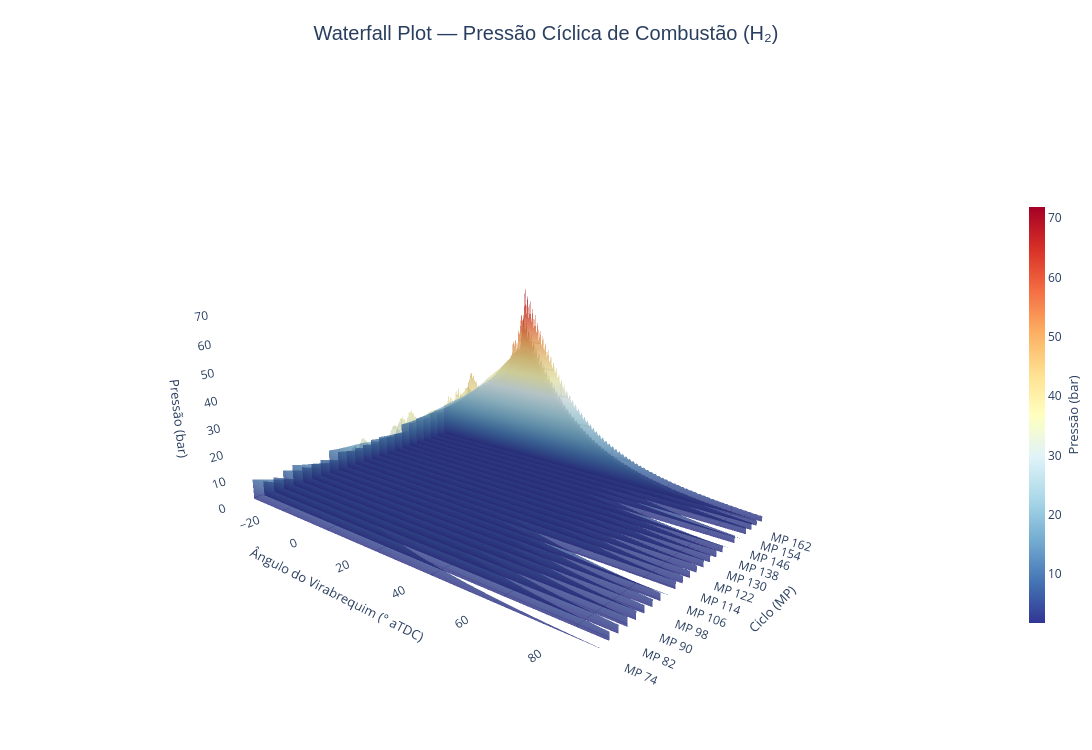

The cell this chart's notebook holds for it:
### Code cell
# ── 4. Construir o Waterfall 3D interativo ────────────────────────────────────
#
# Cada ciclo é um ribbon (superfície 2×N):
#   linha 0 → curva de pressão  (z = p(theta), y = i)
#   linha 1 → linha de base     (z = z_baseline, y = i)
# Cor mapeada pela pressão: azul=baixa, vermelho=alta (knock).

fig = go.Figure()

for i, (col, label) in enumerate(zip(sel_cols, sel_labels)):
    pressure = df[col].values.astype(float)

    # Geometria do ribbon (shape 2×N)
    x_surf = np.tile(crank_angle, (2, 1))                      # ângulo do virabrequim
    y_surf = np.full((2, n_pts), float(i))                     # profundidade = índice do ciclo
    z_surf = np.vstack([pressure, np.full(n_pts, z_baseline)]) # pressão (topo) + baseline
    c_surf = z_surf.copy()                                     # cor = valor de pressão

    is_last = (i == n_cycles - 1)

    fig.add_trace(
        go.Surface(
            x=x_surf,
            y=y_surf,
            z=z_surf,
            surfacecolor=c_surf,
            colorscale="RdYlBu_r",   # vermelho=alta, azul=baixa pressão
            cmin=z_min_global,
            cmax=z_max_global,
            showscale=is_last,       # barra de cor apenas no último ribbon
            colorbar=dict(
                title=dict(text="Pressão (bar)", side="right", font=dict(size=13)),
                thickness=16,
                len=0.65,
                x=1.02,
            ) if is_last else {},
            opacity=0.88,
            name=label,
            showlegend=False,
            hovertemplate=(
                f"<b>{label}</b><br>"
                "Ângulo: %{x:.1f}°<br>"
                "Pressão: %{z:.2f} bar"
                "<extra></extra>"
            ),
        )
    )

# Ticks do eixo Y: mostrar a cada 2 ciclos para não sobrecarregar
tick_step  = max(1, n_cycles // 10)
tick_vals  = list(range(0, n_cycles, tick_step))
tick_texts = [sel_labels[v] for v in tick_vals]

fig.update_layout(
    title=dict(
        text="Waterfall Plot — Pressão Cíclica de Combustão (H₂)",
        font=dict(size=20, family="Arial"),
        x=0.5,
        xanchor="center",
    ),
    scene=dict(
        xaxis=dict(
            title="Ângulo do Virabrequim (° aTDC)",
            title_font=dict(size=13),
            gridcolor="rgba(180,180,180,0.5)",
            showbackground=True,
            backgroundcolor="rgba(230,230,230,0.25)",
        ),
        yaxis=dict(
            title="Ciclo (MP)",
            title_font=dict(size=13),
            tickvals=tick_vals,
            ticktext=tick_texts,
            gridcolor="rgba(180,180,180,0.5)",
            showbackground=True,
            backgroundcolor="rgba(230,230,230,0.25)",
        ),
        zaxis=dict(
            title="Pressão (bar)",
            title_font=dict(size=13),
            gridcolor="rgba(180,180,180,0.5)",
            showbackground=True,
            backgroundcolor="rgba(230,230,230,0.25)",
        ),
        camera=dict(
            eye=dict(x=1.6, y=-1.9, z=0.75),
            up=dict(x=0, y=0, z=1),
        ),
        aspectratio=dict(x=1.5, y=1.0, z=0.7),
    ),
    margin=dict(l=0, r=90, t=80, b=0),
    width=1200,
    height=750,
    paper_bgcolor="white",
)

fig.show()
print(f"Gráfico renderizado com {n_cycles} ciclos.")

### Figure 1 — Plotly figure (JSON) as saved in the notebook; plotly's stock layout.template omitted (floating-point values rounded to 4 significant figures; data arrays with more than 128 entries replaced by an {"elided": "..."} marker saying what was removed)
{"data": [{"cmax": 71.88, "cmin": 1.75, "colorscale": [[0, "rgb(49,54,149)"], [0.1, "rgb(69,117,180)"], [0.2, "rgb(116,173,209)"], [0.3, "rgb(171,217,233)"], [0.4, "rgb(224,243,248)"], [0.5, "rgb(255,255,191)"], [0.6, "rgb(254,224,144)"], [0.7, "rgb(253,174,97)"], [0.8, "rgb(244,109,67)"], [0.9, "rgb(215,48,39)"], [1, "rgb(165,0,38)"]], "hovertemplate": "<b>MP 74</b><br>Ângulo: %{x:.1f}°<br>Pressão: %{z:.2f} bar<extra></extra>", "name": "MP 74", "opacity": 0.88, "showlegend": false, "showscale": false, "surfacecolor": {"elided": "2x1201 float values"}, "type": "surface", "x": {"elided": "2x1201 float values"}, "y": {"elided": "2x1201 float values"}, "z": {"elided": "2x1201 float values"}}, {"cmax": 71.88, "cmin": 1.75, "colorscale": [[0, "rgb(49,54,149)"], [0.1, "rgb(69,117,180)"], [0.2, "rgb(116,173,209)"], [0.3, "rgb(171,217,233)"], [0.4, "rgb(224,243,248)"], [0.5, "rgb(255,255,191)"], [0.6, "rgb(254,224,144)"], [0.7, "rgb(253,174,97)"], [0.8, "rgb(244,109,67)"], [0.9, "rgb(215,48,39)"], [1, "rgb(165,0,38)"]], "hovertemplate": "<b>MP 78</b><br>Ângulo: %{x:.1f}°<br>Pressão: %{z:.2f} bar<extra></extra>", "name": "MP 78", "opacity": 0.88, "showlegend": false, "showscale": false, "surfacecolor": {"elided": "2x1201 float values"}, "type": "surface", "x": {"elided": "2x1201 float values"}, "y": {"elided": "2x1201 float values"}, "z": {"elided": "2x1201 float values"}}, {"cmax": 71.88, "cmin": 1.75, "colorscale": [[0, "rgb(49,54,149)"], [0.1, "rgb(69,117,180)"], [0.2, "rgb(116,173,209)"], [0.3, "rgb(171,217,233)"], [0.4, "rgb(224,243,248)"], [0.5, "rgb(255,255,191)"], [0.6, "rgb(254,224,144)"], [0.7, "rgb(253,174,97)"], [0.8, "rgb(244,109,67)"], [0.9, "rgb(215,48,39)"], [1, "rgb(165,0,38)"]], "hovertemplate": "<b>MP 82</b><br>Ângulo: %{x:.1f}°<br>Pressão: %{z:.2f} bar<extra></extra>", "name": "MP 82", "opacity": 0.88, "showlegend": false, "showscale": false, "surfacecolor": {"elided": "2x1201 float values"}, "type": "surface", "x": {"elided": "2x1201 float values"}, "y": {"elided": "2x1201 float values"}, "z": {"elided": "2x1201 float values"}}, {"cmax": 71.88, "cmin": 1.75, "colorscale": [[0, "rgb(49,54,149)"], [0.1, "rgb(69,117,180)"], [0.2, "rgb(116,173,209)"], [0.3, "rgb(171,217,233)"], [0.4, "rgb(224,243,248)"], [0.5, "rgb(255,255,191)"], [0.6, "rgb(254,224,144)"], [0.7, "rgb(253,174,97)"], [0.8, "rgb(244,109,67)"], [0.9, "rgb(215,48,39)"], [1, "rgb(165,0,38)"]], "hovertemplate": "<b>MP 86</b><br>Ângulo: %{x:.1f}°<br>Pressão: %{z:.2f} bar<extra></extra>", "name": "MP 86", "opacity": 0.88, "showlegend": false, "showscale": false, "surfacecolor": {"elided": "2x1201 float values"}, "type": "surface", "x": {"elided": "2x1201 float values"}, "y": {"elided": "2x1201 float values"}, "z": {"elided": "2x1201 float values"}}, {"cmax": 71.88, "cmin": 1.75, "colorscale": [[0, "rgb(49,54,149)"], [0.1, "rgb(69,117,180)"], [0.2, "rgb(116,173,209)"], [0.3, "rgb(171,217,233)"], [0.4, "rgb(224,243,248)"], [0.5, "rgb(255,255,191)"], [0.6, "rgb(254,224,144)"], [0.7, "rgb(253,174,97)"], [0.8, "rgb(244,109,67)"], [0.9, "rgb(215,48,39)"], [1, "rgb(165,0,38)"]], "hovertemplate": "<b>MP 90</b><br>Ângulo: %{x:.1f}°<br>Pressão: %{z:.2f} bar<extra></extra>", "name": "MP 90", "opacity": 0.88, "showlegend": false, "showscale": false, "surfacecolor": {"elided": "2x1201 float values"}, "type": "surface", "x": {"elided": "2x1201 float values"}, "y": {"elided": "2x1201 float values"}, "z": {"elided": "2x1201 float values"}}, {"cmax": 71.88, "cmin": 1.75, "colorscale": [[0, "rgb(49,54,149)"], [0.1, "rgb(69,117,180)"], [0.2, "rgb(116,173,209)"], [0.3, "rgb(171,217,233)"], [0.4, "rgb(224,243,248)"], [0.5, "rgb(255,255,191)"], [0.6, "rgb(254,224,144)"], [0.7, "rgb(253,174,97)"], [0.8, "rgb(244,109,67)"], [0.9, "rgb(215,48,39)"], [1, "rgb(165,0,38)"]], "hovertemplate": "<b>MP 94</b><br>Ângulo: %{x:.1f}°<br>Pressão: %{z:.2f} bar<extra></extra>", "name": "MP 94", "opacity": 0.88, "showlegend": false, "showscale": false, "surfacecolor": {"elided": "2x1201 float values"}, "type": "surface", "x": {"elided": "2x1201 float values"}, "y": {"elided": "2x1201 float values"}, "z": {"elided": "2x1201 float values"}}, {"cmax": 71.88, "cmin": 1.75, "colorscale": [[0, "rgb(49,54,149)"], [0.1, "rgb(69,117,180)"], [0.2, "rgb(116,173,209)"], [0.3, "rgb(171,217,233)"], [0.4, "rgb(224,243,248)"], [0.5, "rgb(255,255,191)"], [0.6, "rgb(254,224,144)"], [0.7, "rgb(253,174,97)"], [0.8, "rgb(244,109,67)"], [0.9, "rgb(215,48,39)"], [1, "rgb(165,0,38)"]], "hovertemplate": "<b>MP 98</b><br>Ângulo: %{x:.1f}°<br>Pressão: %{z:.2f} bar<extra></extra>", "name": "MP 98", "opacity": 0.88, "showlegend": false, "showscale": false, "surfacecolor": {"elided": "2x1201 float values"}, "type": "surface", "x": {"elided": "2x1201 float values"}, "y": {"elided": "2x1201 float values"}, "z": {"elided": "2x1201 float values"}}, {"cmax": 71.88, "cmin": 1.75, "colorscale": [[0, "rgb(49,54,149)"], [0.1, "rgb(69,117,180)"], [0.2, "rgb(116,173,209)"], [0.3, "rgb(171,217,233)"], [0.4, "rgb(224,243,248)"], [0.5, "rgb(255,255,191)"], [0.6, "rgb(254,224,144)"], [0.7, "rgb(253,174,97)"], [0.8, "rgb(244,109,67)"], [0.9, "rgb(215,48,39)"], [1, "rgb(165,0,38)"]], "hovertemplate": "<b>MP 102</b><br>Ângulo: %{x:.1f}°<br>Pressão: %{z:.2f} bar<extra></extra>", "name": "MP 102", "opacity": 0.88, "showlegend": false, "showscale": false, "surfacecolor": {"elided": "2x1201 float values"}, "type": "surface", "x": {"elided": "2x1201 float values"}, "y": {"elided": "2x1201 float values"}, "z": {"elided": "2x1201 float values"}}, {"cmax": 71.88, "cmin": 1.75, "colorscale": [[0, "rgb(49,54,149)"], [0.1, "rgb(69,117,180)"], [0.2, "rgb(116,173,209)"], [0.3, "rgb(171,217,233)"], [0.4, "rgb(224,243,248)"], [0.5, "rgb(255,255,191)"], [0.6, "rgb(254,224,144)"], [0.7, "rgb(253,174,97)"], [0.8, "rgb(244,109,67)"], [0.9, "rgb(215,48,39)"], [1, "rgb(165,0,38)"]], "hovertemplate": "<b>MP 106</b><br>Ângulo: %{x:.1f}°<br>Pressão: %{z:.2f} bar<extra></extra>", "name": "MP 106", "opacity": 0.88, "showlegend": false, "showscale": false, "surfacecolor": {"elided": "2x1201 float values"}, "type": "surface", "x": {"elided": "2x1201 float values"}, "y": {"elided": "2x1201 float values"}, "z": {"elided": "2x1201 float values"}}, {"cmax": 71.88, "cmin": 1.75, "colorscale": [[0, "rgb(49,54,149)"], [0.1, "rgb(69,117,180)"], [0.2, "rgb(116,173,209)"], [0.3, "rgb(171,217,233)"], [0.4, "rgb(224,243,248)"], [0.5, "rgb(255,255,191)"], [0.6, "rgb(254,224,144)"], [0.7, "rgb(253,174,97)"], [0.8, "rgb(244,109,67)"], [0.9, "rgb(215,48,39)"], [1, "rgb(165,0,38)"]], "hovertemplate": "<b>MP 110</b><br>Ângulo: %{x:.1f}°<br>Pressão: %{z:.2f} bar<extra></extra>", "name": "MP 110", "opacity": 0.88, "showlegend": false, "showscale": false, "surfacecolor": {"elided": "2x1201 float values"}, "type": "surface", "x": {"elided": "2x1201 float values"}, "y": {"elided": "2x1201 float values"}, "z": {"elided": "2x1201 float values"}}, {"cmax": 71.88, "cmin": 1.75, "colorscale": [[0, "rgb(49,54,149)"], [0.1, "rgb(69,117,180)"], [0.2, "rgb(116,173,209)"], [0.3, "rgb(171,217,233)"], [0.4, "rgb(224,243,248)"], [0.5, "rgb(255,255,191)"], [0.6, "rgb(254,224,144)"], [0.7, "rgb(253,174,97)"], [0.8, "rgb(244,109,67)"], [0.9, "rgb(215,48,39)"], [1, "rgb(165,0,38)"]], "hovertemplate": "<b>MP 114</b><br>Ângulo: %{x:.1f}°<br>Pressão: %{z:.2f} bar<extra></extra>", "name": "MP 114", "opacity": 0.88, "showlegend": false, "showscale": false, "surfacecolor": {"elided": "2x1201 float values"}, "type": "surface", "x": {"elided": "2x1201 float values"}, "y": {"elided": "2x1201 float values"}, "z": {"elided": "2x1201 float values"}}, {"cmax": 71.88, "cmin": 1.75, "colorscale": [[0, "rgb(49,54,149)"], [0.1, "rgb(69,117,180)"], [0.2, "rgb(116,173,209)"], [0.3, "rgb(171,217,233)"], [0.4, "rgb(224,243,248)"], [0.5, "rgb(255,255,191)"], [0.6, "rgb(254,224,144)"], [0.7, "rgb(253,174,97)"], [0.8, "rgb(244,109,67)"], [0.9, "rgb(215,48,39)"], [1, "rgb(165,0,38)"]], "hovertemplate": "<b>MP 118</b><br>Ângulo: %{x:.1f}°<br>Pressão: %{z:.2f} bar<extra></extra>", "name": "MP 118", "opacity": 0.88, "showlegend": false, "showscale": false, "surfacecolor": {"elided": "2x1201 float values"}, "type": "surface", "x": {"elided": "2x1201 float values"}, "y": {"elided": "2x1201 float values"}, "z": {"elided": "2x1201 float values"}}, {"cmax": 71.88, "cmin": 1.75, "colorscale": [[0, "rgb(49,54,149)"], [0.1, "rgb(69,117,180)"], [0.2, "rgb(116,173,209)"], [0.3, "rgb(171,217,233)"], [0.4, "rgb(224,243,248)"], [0.5, "rgb(255,255,191)"], [0.6, "rgb(254,224,144)"], [0.7, "rgb(253,174,97)"], [0.8, "rgb(244,109,67)"], [0.9, "rgb(215,48,39)"], [1, "rgb(165,0,38)"]], "hovertemplate": "<b>MP 122</b><br>Ângulo: %{x:.1f}°<br>Pressão: %{z:.2f} bar<extra></extra>", "name": "MP 122", "opacity": 0.88, "showlegend": false, "showscale": false, "surfacecolor": {"elided": "2x1201 float values"}, "type": "surface", "x": {"elided": "2x1201 float values"}, "y": {"elided": "2x1201 float values"}, "z": {"elided": "2x1201 float values"}}, {"cmax": 71.88, "cmin": 1.75, "colorscale": [[0, "rgb(49,54,149)"], [0.1, "rgb(69,117,180)"], [0.2, "rgb(116,173,209)"], [0.3, "rgb(171,217,233)"], [0.4, "rgb(224,243,248)"], [0.5, "rgb(255,255,191)"], [0.6, "rgb(254,224,144)"], [0.7, "rgb(253,174,97)"], [0.8, "rgb(244,109,67)"], [0.9, "rgb(215,48,39)"], [1, "rgb(165,0,38)"]], "hovertemplate": "<b>MP 126</b><br>Ângulo: %{x:.1f}°<br>Pressão: %{z:.2f} bar<extra></extra>", "name": "MP 126", "opacity": 0.88, "showlegend": false, "showscale": false, "surfacecolor": {"elided": "2x1201 float values"}, "type": "surface", "x": {"elided": "2x1201 float values"}, "y": {"elided": "2x1201 float values"}, "z": {"elided": "2x1201 float values"}}, {"cmax": 71.88, "cmin": 1.75, "colorscale": [[0, "rgb(49,54,149)"], [0.1, "rgb(69,117,180)"], [0.2, "rgb(116,173,209)"], [0.3, "rgb(171,217,233)"], [0.4, "rgb(224,243,248)"], [0.5, "rgb(255,255,191)"], [0.6, "rgb(254,224,144)"], [0.7, "rgb(253,174,97)"], [0.8, "rgb(244,109,67)"], [0.9, "rgb(215,48,39)"], [1, "rgb(165,0,38)"]], "hovertemplate": "<b>MP 130</b><br>Ângulo: %{x:.1f}°<br>Pressão: %{z:.2f} bar<extra></extra>", "name": "MP 130", "opacity": 0.88, "showlegend": false, "showscale": false, "surfacecolor": {"elided": "2x1201 float values"}, "type": "surface", "x": {"elided": "2x1201 float values"}, "y": {"elided": "2x1201 float values"}, "z": {"elided": "2x1201 float values"}}, {"cmax": 71.88, "cmin": 1.75, "colorscale": [[0, "rgb(49,54,149)"], [0.1, "rgb(69,117,180)"], [0.2, "rgb(116,173,209)"], [0.3, "rgb(171,217,233)"], [0.4, "rgb(224,243,248)"], [0.5, "rgb(255,255,191)"], [0.6, "rgb(254,224,144)"], [0.7, "rgb(253,174,97)"], [0.8, "rgb(244,109,67)"], [0.9, "rgb(215,48,39)"], [1, "rgb(165,0,38)"]], "hovertemplate": "<b>MP 134</b><br>Ângulo: %{x:.1f}°<br>Pressão: %{z:.2f} bar<extra></extra>", "name": "MP 134", "opacity": 0.88, "showlegend": false, "showscale": false, "surfacecolor": {"elided": "2x1201 float values"}, "type": "surface", "x": {"elided": "2x1201 float values"}, "y": {"elided": "2x1201 float values"}, "z": {"elided": "2x1201 float values"}}, {"cmax": 71.88, "cmin": 1.75, "colorscale": [[0, "rgb(49,54,149)"], [0.1, "rgb(69,117,180)"], [0.2, "rgb(116,173,209)"], [0.3, "rgb(171,217,233)"], [0.4, "rgb(224,243,248)"], [0.5, "rgb(255,255,191)"], [0.6, "rgb(254,224,144)"], [0.7, "rgb(253,174,97)"], [0.8, "rgb(244,109,67)"], [0.9, "rgb(215,48,39)"], [1, "rgb(165,0,38)"]], "hovertemplate": "<b>MP 138</b><br>Ângulo: %{x:.1f}°<br>Pressão: %{z:.2f} bar<extra></extra>", "name": "MP 138", "opacity": 0.88, "showlegend": false, "showscale": false, "surfacecolor": {"elided": "2x1201 float values"}, "type": "surface", "x": {"elided": "2x1201 float values"}, "y": {"elided": "2x1201 float values"}, "z": {"elided": "2x1201 float values"}}, {"cmax": 71.88, "cmin": 1.75, "colorscale": [[0, "rgb(49,54,149)"], [0.1, "rgb(69,117,180)"], [0.2, "rgb(116,173,209)"], [0.3, "rgb(171,217,233)"], [0.4, "rgb(224,243,248)"], [0.5, "rgb(255,255,191)"], [0.6, "rgb(254,224,144)"], [0.7, "rgb(253,174,97)"], [0.8, "rgb(244,109,67)"], [0.9, "rgb(215,48,39)"], [1, "rgb(165,0,38)"]], "hovertemplate": "<b>MP 142</b><br>Ângulo: %{x:.1f}°<br>Pressão: %{z:.2f} bar<extra></extra>", "name": "MP 142", "opacity": 0.88, "showlegend": false, "showscale": false, "surfacecolor": {"elided": "2x1201 float values"}, "type": "surface", "x": {"elided": "2x1201 float values"}, "y": {"elided": "2x1201 float values"}, "z": {"elided": "2x1201 float values"}}, {"cmax": 71.88, "cmin": 1.75, "colorscale": [[0, "rgb(49,54,149)"], [0.1, "rgb(69,117,180)"], [0.2, "rgb(116,173,209)"], [0.3, "rgb(171,217,233)"], [0.4, "rgb(224,243,248)"], [0.5, "rgb(255,255,191)"], [0.6, "rgb(254,224,144)"], [0.7, "rgb(253,174,97)"], [0.8, "rgb(244,109,67)"], [0.9, "rgb(215,48,39)"], [1, "rgb(165,0,38)"]], "hovertemplate": "<b>MP 146</b><br>Ângulo: %{x:.1f}°<br>Pressão: %{z:.2f} bar<extra></extra>", "name": "MP 146", "opacity": 0.88, "showlegend": false, "showscale": false, "surfacecolor": {"elided": "2x1201 float values"}, "type": "surface", "x": {"elided": "2x1201 float values"}, "y": {"elided": "2x1201 float values"}, "z": {"elided": "2x1201 float values"}}, {"cmax": 71.88, "cmin": 1.75, "colorscale": [[0, "rgb(49,54,149)"], [0.1, "rgb(69,117,180)"], [0.2, "rgb(116,173,209)"], [0.3, "rgb(171,217,233)"], [0.4, "rgb(224,243,248)"], [0.5, "rgb(255,255,191)"], [0.6, "rgb(254,224,144)"], [0.7, "rgb(253,174,97)"], [0.8, "rgb(244,109,67)"], [0.9, "rgb(215,48,39)"], [1, "rgb(165,0,38)"]], "hovertemplate": "<b>MP 150</b><br>Ângulo: %{x:.1f}°<br>Pressão: %{z:.2f} bar<extra></extra>", "name": "MP 150", "opacity": 0.88, "showlegend": false, "showscale": false, "surfacecolor": {"elided": "2x1201 float values"}, "type": "surface", "x": {"elided": "2x1201 float values"}, "y": {"elided": "2x1201 float values"}, "z": {"elided": "2x1201 float values"}}, {"cmax": 71.88, "cmin": 1.75, "colorscale": [[0, "rgb(49,54,149)"], [0.1, "rgb(69,117,180)"], [0.2, "rgb(116,173,209)"], [0.3, "rgb(171,217,233)"], [0.4, "rgb(224,243,248)"], [0.5, "rgb(255,255,191)"], [0.6, "rgb(254,224,144)"], [0.7, "rgb(253,174,97)"], [0.8, "rgb(244,109,67)"], [0.9, "rgb(215,48,39)"], [1, "rgb(165,0,38)"]], "hovertemplate": "<b>MP 154</b><br>Ângulo: %{x:.1f}°<br>Pressão: %{z:.2f} bar<extra></extra>", "name": "MP 154", "opacity": 0.88, "showlegend": false, "showscale": false, "surfacecolor": {"elided": "2x1201 float values"}, "type": "surface", "x": {"elided": "2x1201 float values"}, "y": {"elided": "2x1201 float values"}, "z": {"elided": "2x1201 float values"}}, {"cmax": 71.88, "cmin": 1.75, "colorscale": [[0, "rgb(49,54,149)"], [0.1, "rgb(69,117,180)"], [0.2, "rgb(116,173,209)"], [0.3, "rgb(171,217,233)"], [0.4, "rgb(224,243,248)"], [0.5, "rgb(255,255,191)"], [0.6, "rgb(254,224,144)"], [0.7, "rgb(253,174,97)"], [0.8, "rgb(244,109,67)"], [0.9, "rgb(215,48,39)"], [1, "rgb(165,0,38)"]], "hovertemplate": "<b>MP 158</b><br>Ângulo: %{x:.1f}°<br>Pressão: %{z:.2f} bar<extra></extra>", "name": "MP 158", "opacity": 0.88, "showlegend": false, "showscale": false, "surfacecolor": {"elided": "2x1201 float values"}, "type": "surface", "x": {"elided": "2x1201 float values"}, "y": {"elided": "2x1201 float values"}, "z": {"elided": "2x1201 float values"}}, {"cmax": 71.88, "cmin": 1.75, "colorscale": [[0, "rgb(49,54,149)"], [0.1, "rgb(69,117,180)"], [0.2, "rgb(116,173,209)"], [0.3, "rgb(171,217,233)"], [0.4, "rgb(224,243,248)"], [0.5, "rgb(255,255,191)"], [0.6, "rgb(254,224,144)"], [0.7, "rgb(253,174,97)"], [0.8, "rgb(244,109,67)"], [0.9, "rgb(215,48,39)"], [1, "rgb(165,0,38)"]], "hovertemplate": "<b>MP 162</b><br>Ângulo: %{x:.1f}°<br>Pressão: %{z:.2f} bar<extra></extra>", "name": "MP 162", "opacity": 0.88, "showlegend": false, "showscale": false, "surfacecolor": {"elided": "2x1201 float values"}, "type": "surface", "x": {"elided": "2x1201 float values"}, "y": {"elided": "2x1201 float values"}, "z": {"elided": "2x1201 float values"}}, {"cmax": 71.88, "cmin": 1.75, "colorbar": {"len": 0.65, "thickness": 16, "title": {"font": {"size": 13}, "side": "right", "text": "Pressão (bar)"}, "x": 1.02}, "colorscale": [[0, "rgb(49,54,149)"], [0.1, "rgb(69,117,180)"], [0.2, "rgb(116,173,209)"], [0.3, "rgb(171,217,233)"], [0.4, "rgb(224,243,248)"], [0.5, "rgb(255,255,191)"], [0.6, "rgb(254,224,144)"], [0.7, "rgb(253,174,97)"], [0.8, "rgb(244,109,67)"], [0.9, "rgb(215,48,39)"], [1, "rgb(165,0,38)"]], "hovertemplate": "<b>MP 166</b><br>Ângulo: %{x:.1f}°<br>Pressão: %{z:.2f} bar<extra></extra>", "name": "MP 166", "opacity": 0.88, "showlegend": false, "showscale": true, "surfacecolor": {"elided": "2x1201 float values"}, "type": "surface", "x": {"elided": "2x1201 float values"}, "y": {"elided": "2x1201 float values"}, "z": {"elided": "2x1201 float values"}}], "layout": {"height": 750, "margin": {"b": 0, "l": 0, "r": 90, "t": 80}, "paper_bgcolor": "white", "scene": {"aspectratio": {"x": 1.5, "y": 1, "z": 0.7}, "camera": {"eye": {"x": 1.6, "y": -1.9, "z": 0.75}, "up": {"x": 0, "y": 0, "z": 1}}, "xaxis": {"backgroundcolor": "rgba(230,230,230,0.25)", "gridcolor": "rgba(180,180,180,0.5)", "showbackground": true, "title": {"font": {"size": 13}, "text": "Ângulo do Virabrequim (° aTDC)"}}, "yaxis": {"backgroundcolor": "rgba(230,230,230,0.25)", "gridcolor": "rgba(180,180,180,0.5)", "showbackground": true, "ticktext": ["MP 74", "MP 82", "MP 90", "MP 98", "MP 106", "MP 114", "MP 122", "MP 130", "MP 138", "MP 146", "MP 154", "MP 162"], "tickvals": [0, 2, 4, 6, 8, 10, 12, 14, 16, 18, 20, 22], "title": {"font": {"size": 13}, "text": "Ciclo (MP)"}}, "zaxis": {"backgroundcolor": "rgba(230,230,230,0.25)", "gridcolor": "rgba(180,180,180,0.5)", "showbackground": true, "title": {"font": {"size": 13}, "text": "Pressão (bar)"}}}, "title": {"font": {"family": "Arial", "size": 20}, "text": "Waterfall Plot — Pressão Cíclica de Combustão (H₂)", "x": 0.5, "xanchor": "center"}, "width": 1200}}
